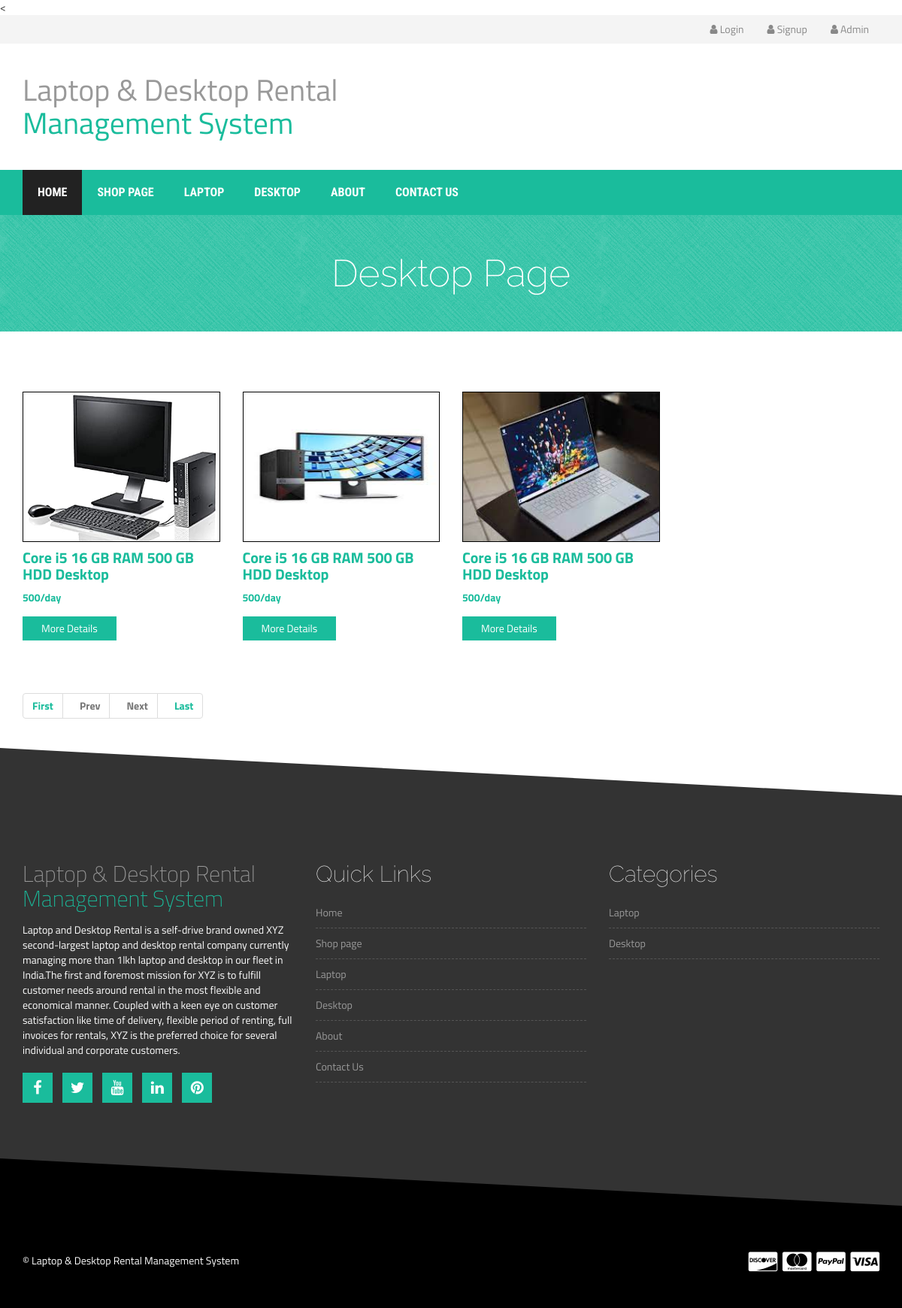
The app's page /desktop.php with its own data.
### tables this page shows
CREATE TABLE `tblproduct` (
  `ID` int(5) NOT NULL,
  `Type` varchar(50) DEFAULT NULL,
  `BrandID` int(5) DEFAULT NULL,
  `ProductName` varchar(250) DEFAULT NULL,
  `Processor` varchar(250) DEFAULT NULL,
  `Screen` varchar(200) DEFAULT NULL,
  `RAM` varchar(100) DEFAULT NULL,
  `Storage` varchar(250) DEFAULT NULL,
  `Charges` varchar(250) DEFAULT NULL,
  `RentalPrice` decimal(10,0) DEFAULT NULL,
  `ProductModel` varchar(250) DEFAULT NULL,
  `ProductDescription` mediumtext DEFAULT NULL,
  `Image` varchar(250) DEFAULT NULL,
  `Image1` varchar(250) DEFAULT NULL,
  `Image2` varchar(250) DEFAULT NULL,
  `Image3` varchar(250) DEFAULT NULL,
  `Image4` varchar(250) DEFAULT NULL,
  `Image5` varchar(250) DEFAULT NULL,
  `CreationDate` timestamp NULL DEFAULT current_timestamp()
);

CREATE TABLE `tblpage` (
  `ID` int(10) NOT NULL,
  `PageType` varchar(200) DEFAULT NULL,
  `PageTitle` mediumtext DEFAULT NULL,
  `PageDescription` mediumtext DEFAULT NULL,
  `Email` varchar(200) DEFAULT NULL,
  `MobileNumber` bigint(10) DEFAULT NULL,
  `UpdationDate` timestamp NOT NULL DEFAULT current_timestamp() ON UPDATE current_timestamp()
);

### desktop.php (the view, shortened to what this page needs)
<?php
include('includes/dbconnection.php');
?>
<!DOCTYPE html>
<html lang="en">
  <head>
    <link rel="stylesheet" href="http://maxcdn.bootstrapcdn.com/bootstrap/3.2.0/css/bootstrap.min.css">
    <link rel="stylesheet" href="http://maxcdn.bootstrapcdn.com/font-awesome/4.3.0/css/font-awesome.min.css">
    <link rel="stylesheet" href="css/owl.carousel.css">
    <link rel="stylesheet" href="style.css">
    <link rel="stylesheet" href="css/responsive.css">
  </head>
  <body>
   <?php include_once('includes/header.php');?>
    <div class="product-big-title-area">
        <div class="container">
            <div class="row">
                <div class="col-md-12">
                    <div class="product-bit-title text-center">
                        <h2>Desktop Page</h2>
                    </div>
                </div>
            </div>
        </div>
    </div>
    <div class="single-product-area">
        <div class="zigzag-bottom"></div>
        <div class="container">
            <div class="row">
                <?php
        if (isset($_GET['pageno'])) {
            $pageno = $_GET['pageno'];
        } else {
            $pageno = 1;
        }
        $no_of_records_per_page = 6;
        $offset = ($pageno-1) * $no_of_records_per_page;
        $ret1=mysqli_query($con,"select COUNT(*) from  tblproduct where Type='Desktop'");
$total_rows = mysqli_fetch_array($ret1)[0];
$total_pages = ceil($total_rows / $no_of_records_per_page);
 $query=mysqli_query($con,"select * from tblproduct where Type='Desktop' LIMIT $offset, $no_of_records_per_page");
 while ($row=mysqli_fetch_array($query)) {
 ?>
                <div class="col-md-3 col-sm-6">
                    <div class="single-shop-product">
                        <div class="product-upper">
                            <img src="admin/images/<?php echo $row['Image'];?>" width="400" height='200' style="border:solid 1px #000">
                        </div>
                        <h2><a href="single-product-details.php?viewid=<?php echo $row['ID'];?>"><?php echo $row['ProductName'];?></a></h2>
                        <div class="product-carousel-price">
                            <ins><?php echo $row['RentalPrice'];?>/day</del>
                        </div>
                        <div class="product-option-shop">
                            <a class="add_to_cart_button" data-quantity="1" data-product_sku="" data-product_id="70" rel="nofollow" href="single-product-details.php?viewid=<?php echo $row['ID'];?>">More Details</a>
                        </div>
                    </div>
                </div><?php } ?>
            </div>
            <div class="page-pagi">
                        <nav aria-label="Page navigation example">
                             <ul class="pagination" >
        <li class="page-item"><a class="page-link" href="?pageno=1"><strong>First</strong></a></li>
        <li class="<?php if($pageno <= 1){ echo 'disabled'; } ?>">
            <a class="page-link" href="<?php if($pageno <= 1){ echo '#'; } else { echo "?pageno=".($pageno - 1); } ?>"><strong style="padding-left: 10px">Prev</strong></a>
        </li>
        <li class="<?php if($pageno >= $total_pages){ echo 'disabled'; } ?>">
            <a class="page-link" href="<?php if($pageno >= $total_pages){ echo '#'; } else { echo "?pageno=".($pageno + 1); } ?>"><strong style="padding-left: 10px">Next</strong></a>
        </li>
        <li class="page-item"><a class="page-link"  href="?pageno=<?php echo $total_pages; ?>"><strong style="padding-left: 10px">Last</strong></a></li>
    </ul>
                        </nav>
                    </div>
        </div>
    </div>
<?php include_once('includes/footer.php');?>
  </body>
</html>

### includes/footer.php
<div class="footer-top-area">
        <div class="zigzag-bottom"></div>
        <div class="container">
            <div class="row">
                <div class="col-md-4 col-sm-6">
                    <div class="footer-about-us">
                        <h2>Laptop & Desktop Rental<span>  Management System</span></h2>
                        <?php
 $query=mysqli_query($con,"select * from  tblpage where PageType='aboutus'");
 while ($row=mysqli_fetch_array($query)) {
 ?>
                        <p style="color:#fff !important"><?php  echo $row['PageDescription'];?></p><?php } ?>
                        <div class="footer-social">
                            <a href="#" target="_blank"><i class="fa fa-facebook"></i></a>
                            <a href="#" target="_blank"><i class="fa fa-twitter"></i></a>
                            <a href="#" target="_blank"><i class="fa fa-youtube"></i></a>
                            <a href="#" target="_blank"><i class="fa fa-linkedin"></i></a>
                            <a href="#" target="_blank"><i class="fa fa-pinterest"></i></a>
                        </div>
                    </div>
                </div>
                <div class="col-md-4 col-sm-6">
                    <div class="footer-menu">
                        <h2 class="footer-wid-title">Quick Links </h2>
                        <ul>
                           <li class="active"><a href="index.php">Home</a></li>
                        <li><a href="shop.php">Shop page</a></li>
                        <li><a href="laptop.php">Laptop</a></li>
                        <li><a href="desktop.php">Desktop</a></li>
                        <li><a href="aboutus.php">About</a></li>
                        <li><a href="contactus.php">Contact Us</a></li>
                        </ul>
                    </div>
                </div>
                <div class="col-md-4 col-sm-6">
                    <div class="footer-menu">
                        <h2 class="footer-wid-title">Categories</h2>
                        <ul>
                            <li><a href="laptop.php">Laptop</a></li>
                            <li><a href="desktop.php">Desktop</a></li>
                        </ul>
                    </div>
                </div>
            </div>
        </div>
    </div>
    <div class="footer-bottom-area">
        <div class="container">
            <div class="row">
                <div class="col-md-8">
                    <div class="copyright">
                        <p>&copy; Laptop & Desktop Rental Management System</p>
                    </div>
                </div>
                <div class="col-md-4">
                    <div class="footer-card-icon">
                        <i class="fa fa-cc-discover"></i>
                        <i class="fa fa-cc-mastercard"></i>
                        <i class="fa fa-cc-paypal"></i>
                        <i class="fa fa-cc-visa"></i>
                    </div>
                </div>
            </div>
        </div>
    </div>

### style.css (style rules this page uses)
img { max-width: 100%; }
h1, h2, h3, h4, h5, h6 { font-weight: 700; margin: 0 0 15px; }
body { font-family: "Titillium Web", sans-serif; }
.slider-area, .promo-area, .brands-area, .maincontent-area, .footer-top-area, .product-widget-area, .product-breadcroumb-area, .single-product-area { position: relative; overflow: hidden; }
.zigzag-bottom { background: none repeat scroll 0 0 #1abc9c; bottom: -80px; height: 165px; left: -5%; position: absolute; transform: rotate(3deg); width: 108%; z-index: 9; }
.product-carousel-price ins { color: #1abc9c; font-weight: 700; margin-right: 5px; text-decoration: none; }
.footer-top-area .zigzag-bottom { background: #000; }
.footer-top-area { background: none repeat scroll 0 0 #333; color: #999; padding: 35px 0 180px; }
.footer-bottom-area { background: #000; color: #fff; }
.footer-about-us span { color: #1abc9c; }
.footer-wid-title { font-family: raleway; font-size: 30px; font-weight: 100; color: #fff; }
.footer-about-us h2 { font-weight: 200; }
.footer-menu ul { list-style: outside none none; margin: 0; padding: 0; }
.footer-menu ul li { border-bottom: 1px dashed #555; padding: 5px 0; }
.footer-menu a { display: block; padding: 5px 0; color: #999; }
.footer-social a { background: none repeat scroll 0 0 #1abc9c; color: #fff; display: inline-block; font-size: 20px; height: 40px; margin-bottom: 10px; margin-right: 10px; padding-top: 5px; text-align: center; width: 40px; border: 1px solid #1abc9c; }
.footer-social { margin-top: 20px; }
a { color: #1abc9c; }
.footer-bottom-area { background: none repeat scroll 0 0 #000; color: #fff; padding-bottom: 40px; }
.footer-card-icon { font-size: 30px; text-align: right; }
.copyright > p { margin: 10px 0 0; }
.product-big-title-area { background: url(img/crossword.png) repeat scroll 0 0 #1abc9c; }
.product-bit-title h2 { font-family: raleway; font-size: 50px; font-weight: 200; margin: 0; padding: 50px 0; color: #fff; }
.single-product-area .zigzag-bottom { background-color: #333333; }
.single-product-area { padding: 80px 0 130px; }
.add_to_cart_button { background: none repeat scroll 0 0 #1abc9c; border: medium none; color: #fff; padding: 6px 25px; display: inline-block; }
.single-shop-product h2 { font-size: 20px; margin: 10px 0; }
.product-option-shop { margin-top: 15px; }
.single-shop-product { margin-bottom: 50px; }
.pagination > li > a, .pagination > li > span { color: #1abc9c; }

### records on screen
tblproduct: Image (picture), ProductName "Core i5 16 GB RAM 500 GB HDD Desktop", RentalPrice "500"
tblproduct: Image (picture), ProductName "Core i5 16 GB RAM 500 GB HDD Desktop", RentalPrice "500"
tblproduct: Image (picture), ProductName "Core i5 16 GB RAM 500 GB HDD Desktop", RentalPrice "500"
tblpage: PageDescription "Laptop and Desktop Rental is a self-drive brand owned XYZ second-largest laptop and desktop rental company currently managing more than 1lkh laptop and desktop in our fleet in India.The first and foremost mission for XYZ is to fulfill customer needs around rental in the most flexible and economical manner. Coupled with a keen eye on customer satisfaction like time of delivery, flexible period of renting, full invoices for rentals, XYZ is the preferred choice for several individual and corporate customers."
